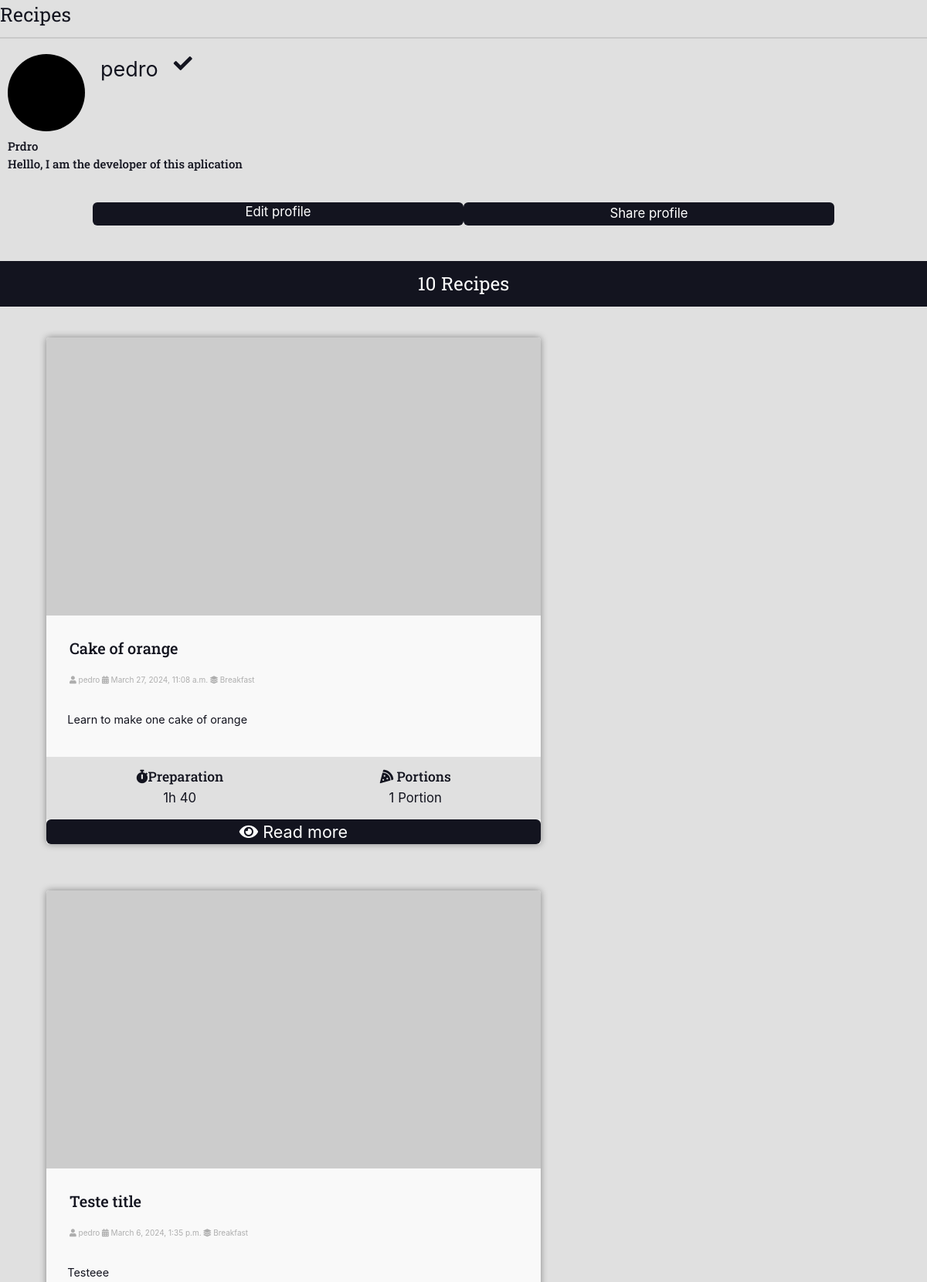
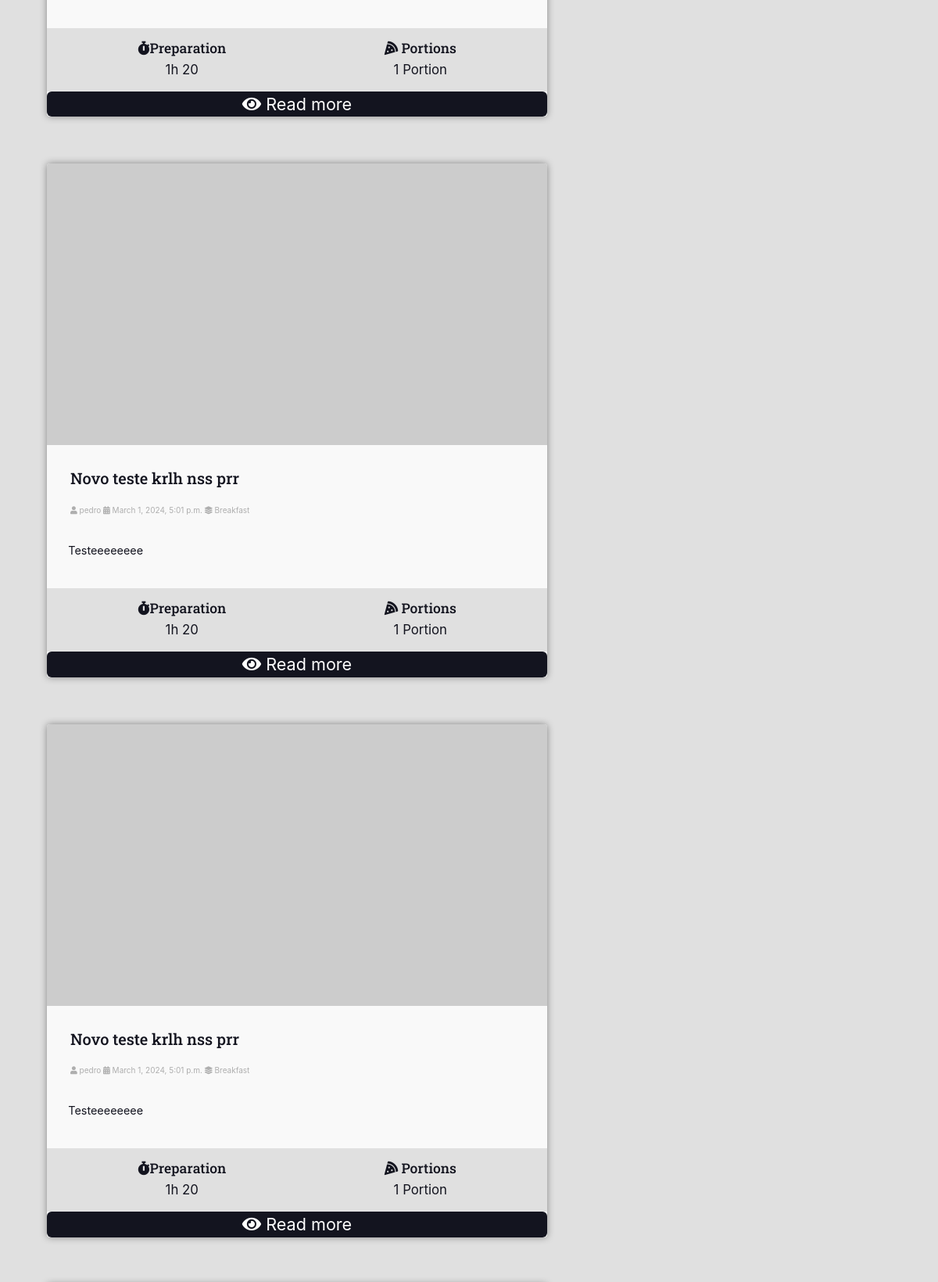
/authors/profile/pedro/ (signed in, upper part), run on the app's committed database (2 pictures, top to bottom).
### authors/models.py (models this page shows)
class Authors(models.Model):
    user = models.ForeignKey(User, on_delete=models.DO_NOTHING)
    name = models.CharField(max_length=12, null=True, blank=False, unique=True)
    bio = models.CharField(max_length=100, default="No bio yet")
    link = models.CharField(max_length=100, null=True, blank=True)
    stars = models.IntegerField(default=0)
    is_professional = models.IntegerField(default=0)

### receps/models.py (models this page shows, shortened)
class Recipes(models.Model):
    title = models.CharField(max_length=42)
    date = models.DateTimeField(auto_now_add=True)
    category = models.ForeignKey(Categories, on_delete=models.DO_NOTHING)
    portions = models.PositiveIntegerField()
    user = models.ForeignKey(User, models.DO_NOTHING)
    description = models.TextField()
    time = models.CharField(max_length=8)
    slug = models.SlugField(unique=True)
    update = models.DateTimeField(auto_now=True)
    is_published = models.BooleanField(default=True)
    def __str__(self):
        return self.title

class Categories(models.Model):
    name = models.CharField(null=True, blank=True, max_length=38, unique=True)
    icon = models.CharField(default="fas fa-utensils",null=True, blank=True, max_length=100)

### authors/views/authors_profile.py (the view)
# urls.py: path('profile/<str:username>/', views.AuthorsProfile.as_view(), name='profile'),
class AuthorsProfile(RecipesListView):
    template_name = 'pages/profile.html'
    def get_queryset(self, *args, **kwargs):
        qs = super().get_queryset(*args, **kwargs)
        self.user_infos = User.objects.all().filter(username=self.kwargs["username"]).first()
        qs = qs.filter(user_id=self.user_infos.id)
        return qs
    def get_context_data(self, *args, **kwargs):
        author = Authors.objects.all().filter(user_id=self.user_infos.id).first()
        ctx = super().get_context_data(*args, **kwargs)
        ctx["user_infos"] = self.user_infos
        ctx["author"] = author
        ctx["total_revenue"] = self.get_queryset().count()
        print(ctx, author, self.user_infos)
        return ctx

### receps/utils/pagination.py (called while the page is built)
def make_pagination_range(page_range, current_page, segment_size=4):
    total_pages = len(page_range)
    middle_page = current_page
    segment_start = max(1, middle_page - segment_size // 2)
    segment_end = min(total_pages + 1, segment_start + segment_size)
    pagination = page_range[segment_start - 1:segment_end - 1]
    return {
        'pagination': pagination,
        'page_range': page_range,
        'qty_pages': total_pages,
        'current_page': current_page,
        'total_pages': total_pages,
        'segment_start': segment_start,
        'segment_end': segment_end,
        'first_page_out_of_range': segment_start > 1,
        'last_page_out_of_range': segment_end < total_pages + 1,
    }

def make_pagination(request, query_set, perpage, qty_pages):
    try:
        current_page = int(request.GET.get('page', 1))
    except ValueError:
        current_page = 1
    paginator = Paginator(query_set, perpage)
    page_obj = paginator.get_page(current_page)
    pages = make_pagination_range(
        page_range=paginator.page_range,
        segment_size = 4,
        current_page=current_page
    )
    return page_obj, pages

### receps/views/recipes_list_view.py (called while the page is built)
    def get_queryset(self, *args, **kwargs):
        qs = super().get_queryset(*args, **kwargs)
        qs.filter(is_published=True)
        qs = qs.prefetch_related('user', 'category')
        return qs

    def get_context_data(self, *args, **kwargs):
        ctx = super().get_context_data(*args, **kwargs)
        page_obj, pages = pagination.make_pagination(
            self.request,
            ctx.get('recipes'),
            PERPAGE, 1
        )
        ctx.update({'page_obj': page_obj, 'pages': pages})
        return ctx

### authors/templates/pages/profile.html (shortened to what this page needs)
{% extends 'extension.html' %}
{% block 'head' %}
  {% load static %}
  <link rel="stylesheet" href="{% static 'css/profile.css' %}">
  <link rel="stylesheet" href="{% static 'css/header_min.css' %}">
  <link rel="stylesheet" href="{% static 'css/recipes.css' %}">
{% endblock %}
{% block 'body' %}
  <div class="main-profile">
      {% include 'global/partials/header_min.html'%}
      </div>
      <div class="profile">
        <div class="cover-profile"></div>
        <span class="author-user">{{ user_infos.username }}</span>
        {% if author.is_professional %}
        <i class="fas fa-check"></i>
        {% endif %}
      </div>
      <div class="author-info">
        {% if author.name %}
          <h4>{{ author.name }}</h4>
        {% endif %}
        {% if author.bio %}
          <h4>{{ author.bio }}</h4>
        {% endif %}
      </div>
      {% if user.id == author.id %}
      <br>
      <div class="author-action-bar">
        <a class="button-action-bar" href="{% url 'authors:profile-edit' %}">
          Edit profile
        </a>
        <button class="button-action-bar">
          Share profile
        </button>
      </div>
      <br>
      {% endif %}
      <div class="profile-recipe">
        <hr>
        <span class="text-recipe">{{ total_revenue }}</span>
        <span class="text-recipe">Recipes</span>
        <hr>
      </div>
      {% for recipe in recipes %}
        {% include 'global/partials/recipes.html' %}
      {% endfor %}
{% endblock %}

### components/global/partials/recipes.html (shortened to what this page needs)
{% load i18n %}
<div class="main-container">
    <div class="main-content main-content-list container">
        <div class="recipe recipe-list-item">
            <div class="recipe-cover">
                <img src="https://via.placeholder.com/1280x720.png/000">
            </div>
            <div class="recipe-title-container">
                <h2>{% translate recipe.title %}</h2>
            </div>
            <div class="recipe-author">
                <a href="{% url 'authors:profile' username=recipe.user.username %}" class="author-item">
                    <i class="fas fa-user"></i>
                    {{recipe.user.username}}
                <span class="author-item">
                    <i class="fas fa-calendar-alt"></i>
                    {{recipe.date}}
                </span>
                <a class="author-item" href="{% url 'recipes:category' name=recipe.category.name %}">
                    <i class="fas fa-layer-group"></i>
                    {% translate recipe.category.name %}
                </a>
            </div>
            <div class="recipe-content">
                <p>{% translate recipe.description|slice:":40" %}{% if recipe.description|length > 40 %}...{% endif %}</p>
            </div>
            <div class="recipe-meta-container">
                <div class="recipe-meta recipe-preparation">
                    <h3 class="recipe-meta-title"><i class="fas fa-stopwatch"></i>{% translate 'Preparation' %}</h3>
                    <div class="recipe-meta-text">
                        {{recipe.time}}
                    </div>
                </div>
                <div class="recipe-meta recipe-servings">
                    <h3 class="recipe-meta-title">
                        <i class="fas fa-pizza-slice"></i>
                        {% translate 'Portions' %}
                    </h3>
                    <div class="recipe-meta-text">
                    {% if recipe.portions < 2%}
                    {{recipe.portions}} Portion
                    {% endif %}
                    </div>
                </div>
            </div>
            <footer class="recipe-footer">
                <a class="recipe-read-more button button-dark button-full-width" href="{% url 'recipes:recipes-recipe' slug=recipe.slug %}">
                    <i class="fas fa-eye"></i>
                    <span>{% translate 'Read more' %}</span>
                </a>
            </footer>
        </div>
    </div>
</div>

### authors/static/css/profile.css (style rules this page uses)
body { background-color: var(--color-gray-1); }
* { margin: 0; padding: 0; }
.profile { display: flex; padding: 10px; margin-top: 8px; }
.author-user { padding: 0 20px; font-size: 27px; }
.cover-profile { padding-bottom: 10px; width: 100px; height: 100px; background-color: black; border-radius: 50%; }
.profile-recipe { display: block; justify-content: center; align-items: center; text-align: center; background-color: var(--color-primary-dark); color: white; }
.author-info { padding:0 10px; }
.text-recipe { font-family: var(--font-heading); }
.author-action-bar { display: flex; justify-content: center; align-items: center; text-align: center; }
.button-action-bar { border: none; border-radius: 6px; background-color: var(--color-primary-dark); height: 30px; color: white; width: 40%; font-size: 70%; }

### styles/css/recipes.css (style rules this page uses)
* { margin: 0; padding: 0; box-sizing: border-box; }
html { font-size: 62.5%; }
body { font-size: 2.4rem; background: var(--color-gray-1); color: var(--color-primary-dark); }
h1, h2, h3, h4, h5, h6 { font-family: var(--font-heading); }
.container { max-width: 1440; margin: 0 auto; padding: var(--spacing-gutter-medium) }
.main-content-list { display: grid; grid-template-columns: repeat(auto-fit, minmax(340px, 1fr)); gap: var(--spacing-gutter-large); }
.recipe { background: var(--color-white); box-shadow: 0 0 10px rgba(0, 0, 0, 0.4); transform: scale(1); transition: all 300ms ease-in-out; background: var(--color-gray-0); border-radius: 4px; overflow: hidden; }
.recipe img { max-width: 100%; }
.recipe-list-item { max-width: 640px; }
.recipe-title-container { padding: var(--spacing-gutter-medium); padding-bottom: calc(var(--spacing-gutter-medium) / 20); }
.recipe-author { padding: 0 var(--spacing-gutter-medium); }
.author-item { font-size: 10px; color: var(--color-gray-3); }
.recipe-content { padding: calc(var(--spacing-gutter-medium) /1.1); font-size: 60%; }
.recipe-meta-container { display: flex; flex-flow: row wrap; background: var(--color-gray-1); padding: calc(var(--spacing-gutter-medium) / 2) ; }
.recipe-meta-text { font-size: 70%; }
.recipe-meta { display: flex; flex-flow: column nowrap; flex-shrink: 1; flex-grow: 1; text-align: center; }
.recipe-footer a { margin-top: auto; background: var(--color-primary-dark); color: white; display: block; text-decoration: none; border-radius: 6px; text-align: center; font-size: 90%; }

### data on the page
Authors: name "Prdro", bio "Helllo, I am the developer of this aplication"
Recipes: user.username "pedro", date "March 27, 2024, 11:08 a.m.", time "1h 40", portions "1"
Recipes: user.username "pedro", date "March 6, 2024, 1:35 p.m.", time "1h 20", portions "1"
Recipes: user.username "pedro", date "March 1, 2024, 5:01 p.m.", time "1h 20", portions "1"
Recipes: user.username "pedro", date "March 1, 2024, 5:01 p.m.", time "1h 20", portions "1"

### other printed values
{{ user_infos.username }} "pedro"
{{ total_revenue }} "10"
